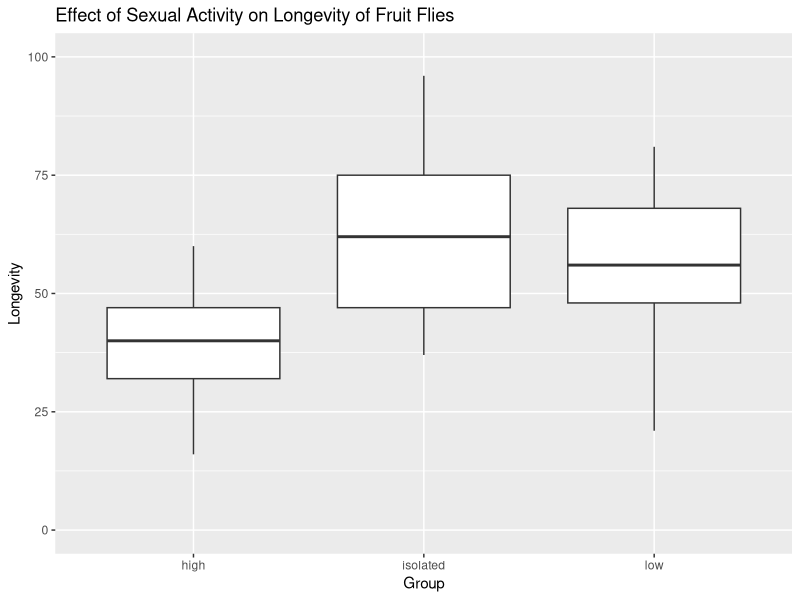
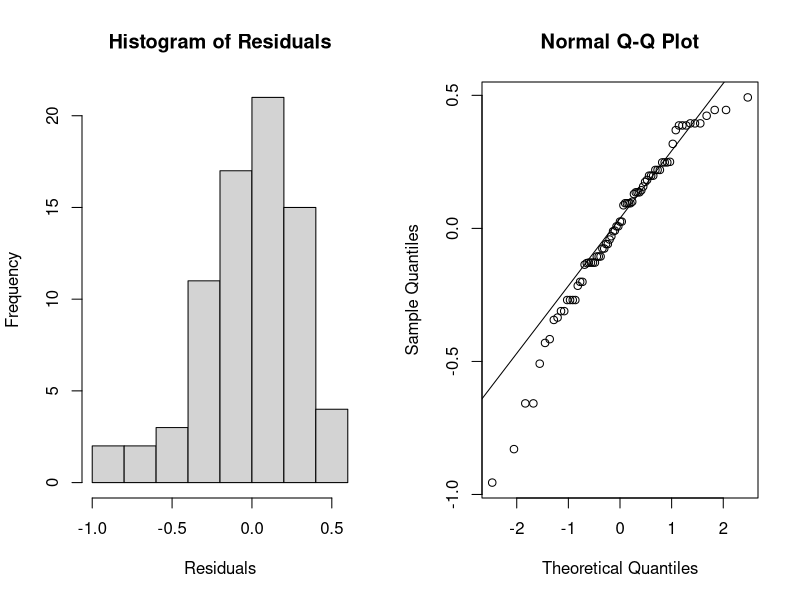
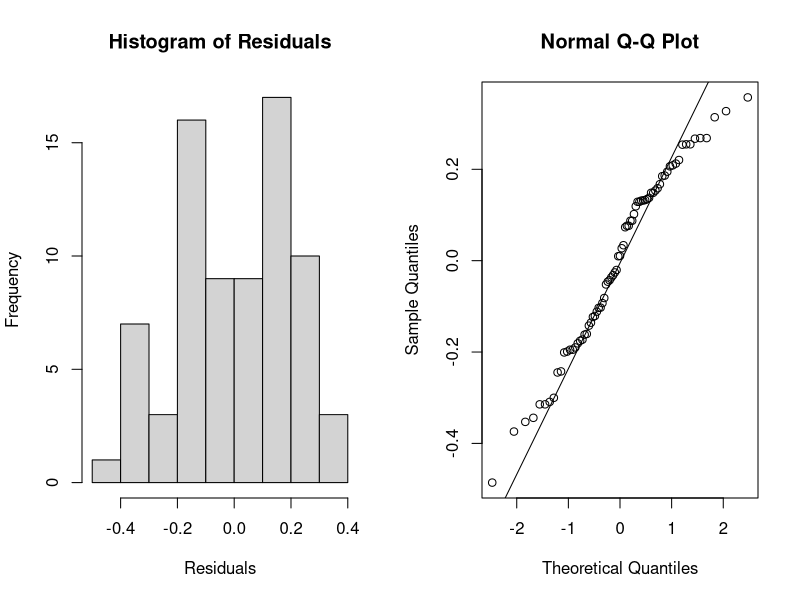
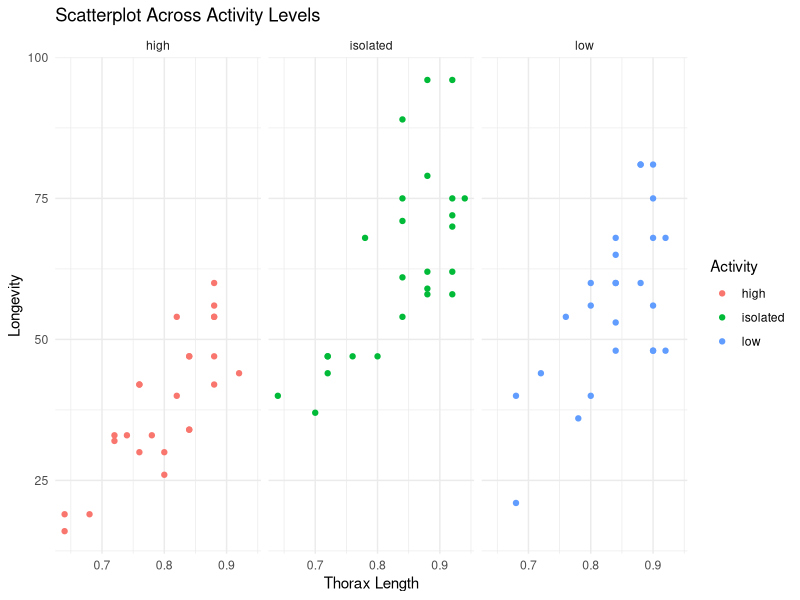
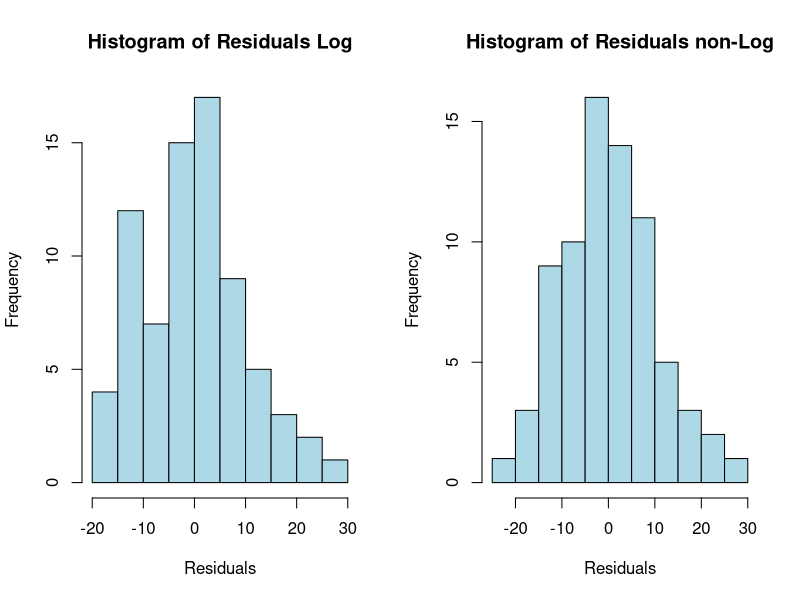

Source code (R) for these figures, in order:
## ---- chunk 1
library(lme4) 
fruitflies.1 <- read.table("./data/fruitflies.txt", header = TRUE)
fruitflies.1$loglongevity <- log(fruitflies.1$longevity)
## ---- chunk 2
# Load necessary libraries
library(ggplot2)

# Add a column for log-transformed longevity
fruitflies.1$loglongevity <- log(fruitflies.1$longevity)

# Create a boxplot or violin plot
ggplot(fruitflies.1, aes(x = activity, y = longevity)) +
  geom_boxplot() +
  ylim(0, 100) +  # Set y-axis limits
  labs(title = "Effect of Sexual Activity on Longevity of Fruit Flies",
       x = "Group",
       y = "Longevity")
## ---- chunk 3
anova_result_a <- aov(loglongevity ~ activity, data = fruitflies.1)
residuals_anova <- residuals(anova_result_a)

par(mfrow = c(1, 2))  # Create a 2x2 grid for plots

hist(residuals_anova, main = "Histogram of Residuals", xlab = "Residuals")  # Histogram
qqnorm(residuals_anova); qqline(residuals_anova)  # Q-Q plot
## ---- chunk 4
kruskal.test(fruitflies.1$loglongevity, fruitflies.1$activity)
## ---- chunk 5
tapply(fruitflies.1$longevity, fruitflies.1$activity, mean)
## ---- chunk 6
anova_result_b <- aov(loglongevity ~ activity + thorax, data = fruitflies.1)
residuals_anova <- residuals(anova_result_b)

par(mfrow = c(1, 2))  # Create a 2x2 grid for plots

hist(residuals_anova, main = "Histogram of Residuals", xlab = "Residuals")  # Histogram
qqnorm(residuals_anova); qqline(residuals_anova)  # Q-Q plot

## ---- chunk 7
summary(anova_result_b)
## ---- chunk 8
# Given coefficients
intercept <- 1.2189341
coef_activity_isolated <- 0.4099810
coef_activity_low <- 0.2857017
coef_thorax <- 2.9789877
## ---- chunk 9
coef(anova_result_b)
## ---- chunk 10
mean_thorax <- mean(fruitflies.1$thorax)

longevity_isolated <- exp(intercept + coef_activity_isolated + coef_thorax * mean_thorax)
longevity_low <- exp(intercept + coef_activity_low + coef_thorax * mean_thorax)
longevity_high <- exp(intercept + coef_thorax * mean_thorax)
## ---- chunk 11

library(ggplot2)

ggplot(fruitflies.1, aes(x = thorax, y = longevity, color = activity)) +
  geom_point() +
  labs(title = "Scatterplot Across Activity Levels",
       x = "Thorax Length",
       y = "Longevity",
       color = "Activity") +
  facet_wrap(~activity) +  # Separate plots for each activity level
  theme_minimal()

anova_result_b <- aov(longevity ~ activity * thorax, data = fruitflies.1)

## ---- chunk 12
summary(anova_result_b)
## ---- chunk 13
ancova_model <- aov(longevity ~ activity + thorax, data = fruitflies.1)
summary(ancova_model)
## ---- chunk 14
residuals <- residuals(ancova_model)
par(mfrow = c(1, 2))
# Create a histogram of the residuals
hist(residuals, main = "Histogram of Residuals Log", xlab = "Residuals", ylab = "Frequency", col = "lightblue", border = "black")

residuals <- residuals(anova_result_b)
hist(residuals, main = "Histogram of Residuals non-Log", xlab = "Residuals", ylab = "Frequency", col = "lightblue", border = "black")
